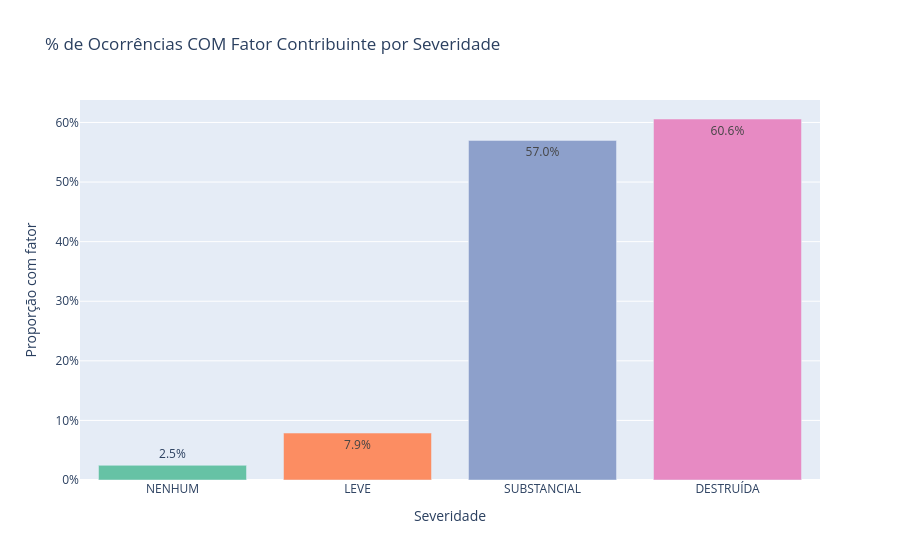

The code cell stored with this chart in its notebook:
### Code cell
sev_order = ['NENHUM', 'LEVE', 'SUBSTANCIAL', 'DESTRUÍDA']

cov_sev = (
    df.groupby('aeronave_nivel_dano')['tem_fator']
    .value_counts(normalize=True)
    .rename('proporção')
    .reset_index()
)
cov_sev = cov_sev[cov_sev['tem_fator'] == True].copy()
cov_sev['aeronave_nivel_dano'] = pd.Categorical(cov_sev['aeronave_nivel_dano'], categories=sev_order, ordered=True)
cov_sev = cov_sev.sort_values('aeronave_nivel_dano')

print('% de ocorrências com fator contribuinte, por severidade:')
for _, row in cov_sev.iterrows():
    print(f'  {row["aeronave_nivel_dano"]:<12} {row["proporção"]:.1%}')

fig = px.bar(
    cov_sev,
    x='aeronave_nivel_dano', y='proporção',
    title='% de Ocorrências COM Fator Contribuinte por Severidade',
    labels={'aeronave_nivel_dano': 'Severidade', 'proporção': 'Proporção com fator'},
    color='aeronave_nivel_dano',
    color_discrete_sequence=px.colors.qualitative.Set2,
    text_auto='.1%'
)
fig.update_layout(yaxis_tickformat='.0%', showlegend=False)
fig.show()

### Figure 1 — Plotly figure (JSON) as saved in the notebook; plotly's stock layout.template omitted (floating-point values rounded to 4 significant figures)
{"data": [{"hovertemplate": "Severidade=%{x}<br>Proporção com fator=%{y}<extra></extra>", "legendgroup": "NENHUM", "marker": {"color": "rgb(102,194,165)", "pattern": {"shape": ""}}, "name": "NENHUM", "orientation": "v", "showlegend": true, "textposition": "auto", "texttemplate": "%{y:.1%}", "type": "bar", "x": ["NENHUM"], "xaxis": "x", "y": [0.0246], "yaxis": "y"}, {"hovertemplate": "Severidade=%{x}<br>Proporção com fator=%{y}<extra></extra>", "legendgroup": "LEVE", "marker": {"color": "rgb(252,141,98)", "pattern": {"shape": ""}}, "name": "LEVE", "orientation": "v", "showlegend": true, "textposition": "auto", "texttemplate": "%{y:.1%}", "type": "bar", "x": ["LEVE"], "xaxis": "x", "y": [0.07879], "yaxis": "y"}, {"hovertemplate": "Severidade=%{x}<br>Proporção com fator=%{y}<extra></extra>", "legendgroup": "SUBSTANCIAL", "marker": {"color": "rgb(141,160,203)", "pattern": {"shape": ""}}, "name": "SUBSTANCIAL", "orientation": "v", "showlegend": true, "textposition": "auto", "texttemplate": "%{y:.1%}", "type": "bar", "x": ["SUBSTANCIAL"], "xaxis": "x", "y": [0.57], "yaxis": "y"}, {"hovertemplate": "Severidade=%{x}<br>Proporção com fator=%{y}<extra></extra>", "legendgroup": "DESTRUÍDA", "marker": {"color": "rgb(231,138,195)", "pattern": {"shape": ""}}, "name": "DESTRUÍDA", "orientation": "v", "showlegend": true, "textposition": "auto", "texttemplate": "%{y:.1%}", "type": "bar", "x": ["DESTRUÍDA"], "xaxis": "x", "y": [0.6058], "yaxis": "y"}], "layout": {"barmode": "relative", "legend": {"title": {"text": "Severidade"}, "tracegroupgap": 0}, "showlegend": false, "title": {"text": "% de Ocorrências COM Fator Contribuinte por Severidade"}, "xaxis": {"anchor": "y", "categoryarray": ["NENHUM", "LEVE", "SUBSTANCIAL", "DESTRUÍDA"], "categoryorder": "array", "domain": [0, 1], "title": {"text": "Severidade"}}, "yaxis": {"anchor": "x", "domain": [0, 1], "tickformat": ".0%", "title": {"text": "Proporção com fator"}}}}
